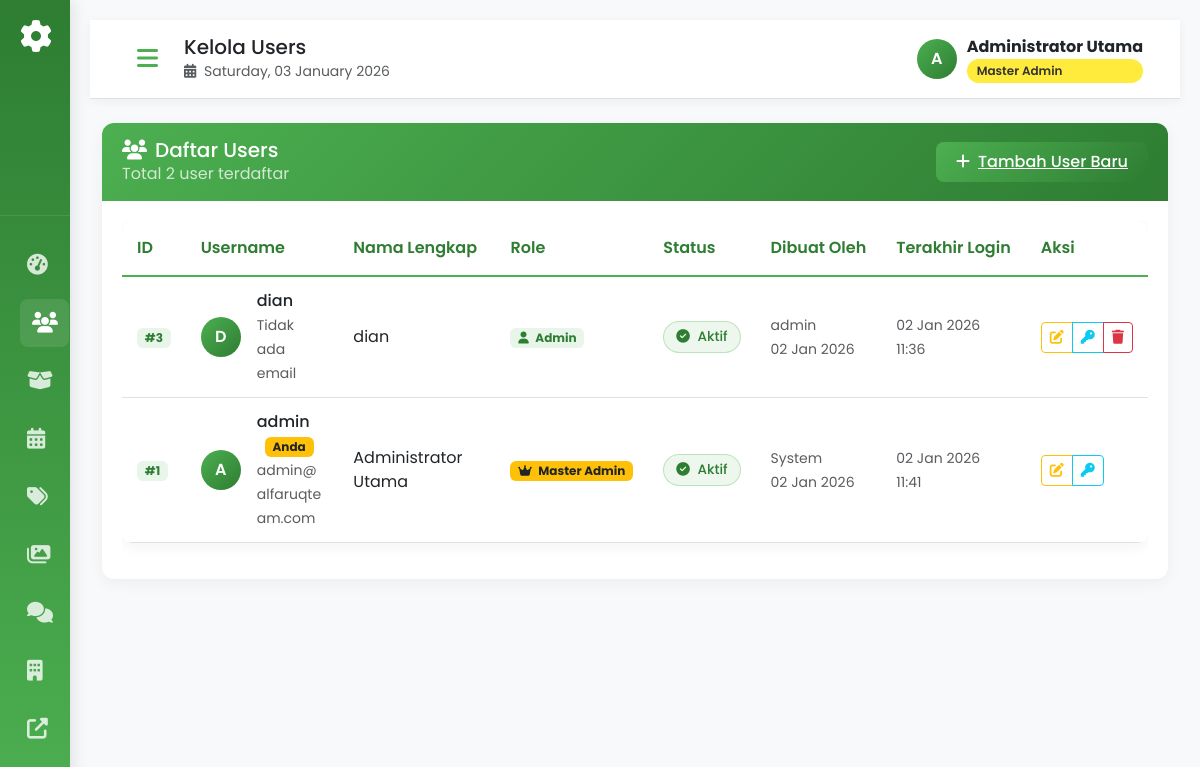
Before: /admin/user.php (signed in) with the older database file.
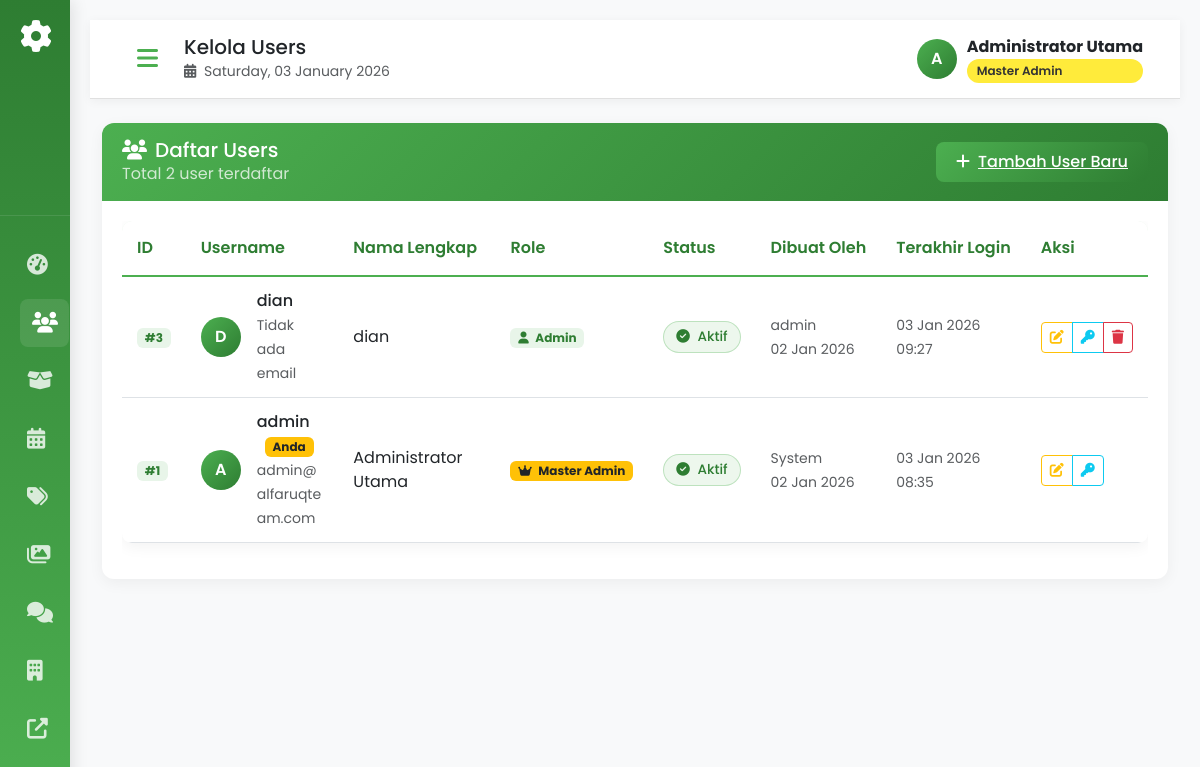
After: the same page with the newer database file.
### tables this page shows
CREATE TABLE `users` (
  `id` int(11) NOT NULL,
  `username` varchar(50) NOT NULL,
  `password` varchar(255) NOT NULL,
  `full_name` varchar(100) NOT NULL,
  `email` varchar(100) DEFAULT NULL,
  `phone` varchar(20) DEFAULT NULL,
  `role` enum('admin','master_admin') DEFAULT 'admin',
  `is_active` tinyint(1) DEFAULT 1,
  `failed_attempts` int(11) DEFAULT 0,
  `last_login` datetime DEFAULT NULL,
  `created_by` int(11) DEFAULT NULL,
  `created_at` timestamp NOT NULL DEFAULT current_timestamp(),
  `updated_at` timestamp NOT NULL DEFAULT current_timestamp() ON UPDATE current_timestamp()
);

### admin/user.php (the view, shortened to what the changed rows need)
<?php
require_once '../config/database.php';
$action = isset($_GET['action']) ? $_GET['action'] : 'list';
$stmt = $pdo->query("SELECT u.*, creator.username as created_by_name FROM users u LEFT JOIN users creator ON u.created_by = creator.id ORDER BY u.id DESC");
$users = $stmt->fetchAll();
?>
<!DOCTYPE html>
<html lang="id">
<head>
</head>
<body>
    <?php include 'includes/header.php'; ?>
    <div class="container-fluid mt-4">
        <?php if ($action == 'list'): ?>
        <div class="admin-card">
            <div class="card-body">
                <?php if (empty($users)): ?>
                    <div class="text-center py-5">
                        <i class="fas fa-users fa-4x text-muted mb-4"></i>
                        <h5 class="text-muted">Belum ada user</h5>
                        <p class="text-muted mb-4">Mulai dengan menambahkan user baru</p>
                        <a href="?action=create" class="btn-admin-primary">
                            <i class="fas fa-plus me-2"></i>Tambah User Pertama
                        </a>
                    </div>
                <?php else: ?>
                    <div class="table-responsive">
                        <table class="table admin-table">
                            <thead>
                                <tr>
                                    <th>ID</th>
                                    <th>Username</th>
                                    <th>Nama Lengkap</th>
                                    <th>Role</th>
                                    <th>Status</th>
                                    <th>Dibuat Oleh</th>
                                    <th>Terakhir Login</th>
                                    <th>Aksi</th>
                                </tr>
                            </thead>
                            <tbody>
                                <?php foreach ($users as $user_item): ?>
                                <tr>
                                    <td>
                                        <span class="badge bg-light-green text-dark">#<?php echo $user_item['id']; ?></span>
                                    </td>
                                    <td>
                                        <div class="d-flex align-items-center">
                                            <div class="user-avatar me-3">
                                                <?php echo strtoupper(substr($user_item['full_name'], 0, 1)); ?>
                                            </div>
                                            <div>
                                                <div class="fw-medium">
                                                    <?php echo htmlspecialchars($user_item['username']); ?>
                                                    <?php if ($user_item['id'] == $_SESSION['admin_id']): ?>
                                                        <span class="badge bg-warning text-dark ms-2">Anda</span>
                                                    <?php endif; ?>
                                                </div>
                                                <small class="text-muted"><?php echo htmlspecialchars($user_item['email'] ?: 'Tidak ada email'); ?></small>
                                            </div>
                                        </div>
                                    </td>
                                    <td><?php echo htmlspecialchars($user_item['full_name']); ?></td>
                                    <td>
                                        <span class="badge <?php echo $user_item['role'] == 'master_admin' ? 'bg-warning text-dark' : 'bg-light-green text-dark'; ?>">
                                            <i class="fas fa-<?php echo $user_item['role'] == 'master_admin' ? 'crown' : 'user'; ?> me-1"></i>
                                            <?php echo $user_item['role'] == 'master_admin' ? 'Master Admin' : 'Admin'; ?>
                                        </span>
                                    </td>
                                    <td>
                                        <span class="status-badge <?php echo $user_item['is_active'] ? 'status-active' : 'status-inactive'; ?>">
                                            <i class="fas fa-<?php echo $user_item['is_active'] ? 'check-circle' : 'times-circle'; ?> me-1"></i>
                                            <?php echo $user_item['is_active'] ? 'Aktif' : 'Nonaktif'; ?>
                                        </span>
                                    </td>
                                    <td>
                                        <small class="text-muted">
                                            <?php echo htmlspecialchars($user_item['created_by_name'] ?? 'System'); ?>
                                            <br>
                                            <?php echo date('d M Y', strtotime($user_item['created_at'])); ?>
                                        </small>
                                    </td>
                                    <td>
                                        <?php if ($user_item['last_login']): ?>
                                            <small class="text-muted">
                                                <?php echo date('d M Y', strtotime($user_item['last_login'])); ?>
                                                <br>
                                                <?php echo date('H:i', strtotime($user_item['last_login'])); ?>
                                            </small>
                                        <?php else: ?>
                                            <small class="text-muted">Belum pernah login</small>
                                        <?php endif; ?>
                                    </td>
                                    <td>
                                        <div class="btn-group btn-group-sm">
                                            <a href="?action=edit&id=<?php echo $user_item['id']; ?>"
                                               class="btn btn-outline-warning"
                                               data-bs-toggle="tooltip"
                                               title="Edit">
                                                <i class="fas fa-edit"></i>
                                            </a>
                                            <a href="?action=reset&id=<?php echo $user_item['id']; ?>"
                                               class="btn btn-outline-info"
                                               data-bs-toggle="tooltip"
                                               title="Reset Password">
                                                <i class="fas fa-key"></i>
                                            </a>
                                            <?php if ($user_item['id'] != $_SESSION['admin_id']): ?>
                                            <button type="button"
                                                    onclick="confirmDelete(<?php echo $user_item['id']; ?>, '<?php echo addslashes($user_item['username']); ?>')"
                                                    class="btn btn-outline-danger"
                                                    data-bs-toggle="tooltip"
                                                    title="Hapus">
                                                <i class="fas fa-trash"></i>
                                            </button>
                                            <?php endif; ?>
                                        </div>
                                    </td>
                                </tr>
                                <?php endforeach; ?>
                            </tbody>
                        </table>
                    </div>
                <?php endif; ?>
            </div>
        </div>
        <?php endif; ?>
    </div>
    <?php include 'includes/footer.php'; ?>
</body>
</html>

Changed rows visible on the page:
changed users "dian": last_login "02 Jan 2026" → "03 Jan 2026"; last_login "11:36" → "09:27"
changed users "Administrator Utama": last_login "02 Jan 2026" → "03 Jan 2026"; last_login "11:41" → "08:35"
